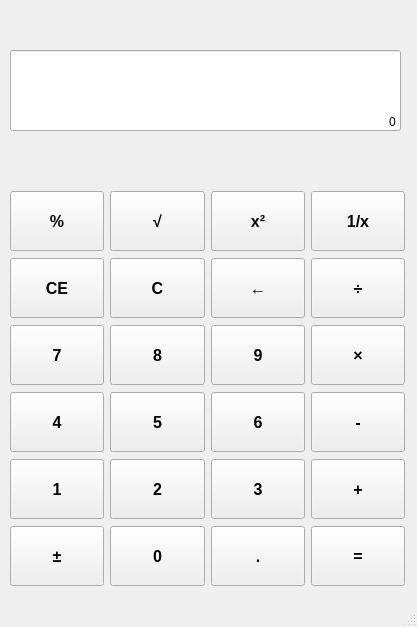
<?xml version="1.0" encoding="UTF-8"?>
<ui version="4.0">
 <class>MainWindow</class>
 <widget class="QMainWindow" name="MainWindow">
  <property name="geometry">
   <rect>
    <x>0</x>
    <y>0</y>
    <width>417</width>
    <height>627</height>
   </rect>
  </property>
  <property name="minimumSize">
   <size>
    <width>417</width>
    <height>627</height>
   </size>
  </property>
  <property name="maximumSize">
   <size>
    <width>1024</width>
    <height>768</height>
   </size>
  </property>
  <property name="windowTitle">
   <string>계산기</string>
  </property>
  <widget class="QWidget" name="centralwidget">
   <widget class="QWidget" name="layoutWidget">
    <property name="geometry">
     <rect>
      <x>10</x>
      <y>190</y>
      <width>395</width>
      <height>397</height>
     </rect>
    </property>
    <layout class="QGridLayout" name="gridLayout">
     <item row="0" column="0">
      <widget class="QPushButton" name="pushButton_percent">
       <property name="minimumSize">
        <size>
         <width>0</width>
         <height>60</height>
        </size>
       </property>
       <property name="baseSize">
        <size>
         <width>30</width>
         <height>60</height>
        </size>
       </property>
       <property name="font">
        <font>
         <family>Arial</family>
         <pointsize>12</pointsize>
         <weight>75</weight>
         <bold>true</bold>
        </font>
       </property>
       <property name="text">
        <string>%</string>
       </property>
      </widget>
     </item>
     <item row="0" column="1">
      <widget class="QPushButton" name="pushButton_sqrt">
       <property name="minimumSize">
        <size>
         <width>0</width>
         <height>60</height>
        </size>
       </property>
       <property name="baseSize">
        <size>
         <width>30</width>
         <height>60</height>
        </size>
       </property>
       <property name="font">
        <font>
         <family>Arial</family>
         <pointsize>12</pointsize>
         <weight>75</weight>
         <bold>true</bold>
        </font>
       </property>
       <property name="text">
        <string>√</string>
       </property>
      </widget>
     </item>
     <item row="0" column="2">
      <widget class="QPushButton" name="pushButton_pow">
       <property name="minimumSize">
        <size>
         <width>0</width>
         <height>60</height>
        </size>
       </property>
       <property name="baseSize">
        <size>
         <width>30</width>
         <height>60</height>
        </size>
       </property>
       <property name="font">
        <font>
         <family>Arial</family>
         <pointsize>12</pointsize>
         <weight>75</weight>
         <bold>true</bold>
        </font>
       </property>
       <property name="text">
        <string>x²</string>
       </property>
      </widget>
     </item>
     <item row="0" column="3">
      <widget class="QPushButton" name="pushButton_inverse">
       <property name="minimumSize">
        <size>
         <width>0</width>
         <height>60</height>
        </size>
       </property>
       <property name="baseSize">
        <size>
         <width>30</width>
         <height>60</height>
        </size>
       </property>
       <property name="font">
        <font>
         <family>Arial</family>
         <pointsize>12</pointsize>
         <weight>75</weight>
         <bold>true</bold>
        </font>
       </property>
       <property name="text">
        <string>1/x</string>
       </property>
      </widget>
     </item>
     <item row="1" column="0">
      <widget class="QPushButton" name="pushButton_clearEntry">
       <property name="minimumSize">
        <size>
         <width>0</width>
         <height>60</height>
        </size>
       </property>
       <property name="baseSize">
        <size>
         <width>30</width>
         <height>60</height>
        </size>
       </property>
       <property name="font">
        <font>
         <family>Arial</family>
         <pointsize>12</pointsize>
         <weight>75</weight>
         <bold>true</bold>
        </font>
       </property>
       <property name="text">
        <string>CE</string>
       </property>
      </widget>
     </item>
     <item row="1" column="1">
      <widget class="QPushButton" name="pushButton_clear">
       <property name="minimumSize">
        <size>
         <width>0</width>
         <height>60</height>
        </size>
       </property>
       <property name="baseSize">
        <size>
         <width>30</width>
         <height>60</height>
        </size>
       </property>
       <property name="font">
        <font>
         <family>Arial</family>
         <pointsize>12</pointsize>
         <weight>75</weight>
         <bold>true</bold>
        </font>
       </property>
       <property name="text">
        <string>C</string>
       </property>
      </widget>
     </item>
     <item row="1" column="2">
      <widget class="QPushButton" name="pushButton_delete">
       <property name="minimumSize">
        <size>
         <width>0</width>
         <height>60</height>
        </size>
       </property>
       <property name="baseSize">
        <size>
         <width>30</width>
         <height>60</height>
        </size>
       </property>
       <property name="font">
        <font>
         <family>Arial</family>
         <pointsize>12</pointsize>
         <weight>75</weight>
         <bold>true</bold>
        </font>
       </property>
       <property name="text">
        <string>←</string>
       </property>
      </widget>
     </item>
     <item row="1" column="3">
      <widget class="QPushButton" name="pushButton_div">
       <property name="minimumSize">
        <size>
         <width>0</width>
         <height>60</height>
        </size>
       </property>
       <property name="baseSize">
        <size>
         <width>30</width>
         <height>60</height>
        </size>
       </property>
       <property name="font">
        <font>
         <family>Arial</family>
         <pointsize>12</pointsize>
         <weight>75</weight>
         <bold>true</bold>
        </font>
       </property>
       <property name="text">
        <string>÷</string>
       </property>
      </widget>
     </item>
     <item row="2" column="0">
      <widget class="QPushButton" name="pushButton_num7">
       <property name="minimumSize">
        <size>
         <width>0</width>
         <height>60</height>
        </size>
       </property>
       <property name="baseSize">
        <size>
         <width>30</width>
         <height>60</height>
        </size>
       </property>
       <property name="font">
        <font>
         <family>Arial</family>
         <pointsize>12</pointsize>
         <weight>75</weight>
         <bold>true</bold>
        </font>
       </property>
       <property name="text">
        <string>7</string>
       </property>
      </widget>
     </item>
     <item row="2" column="1">
      <widget class="QPushButton" name="pushButton_num8">
       <property name="minimumSize">
        <size>
         <width>0</width>
         <height>60</height>
        </size>
       </property>
       <property name="baseSize">
        <size>
         <width>30</width>
         <height>60</height>
        </size>
       </property>
       <property name="font">
        <font>
         <family>Arial</family>
         <pointsize>12</pointsize>
         <weight>75</weight>
         <bold>true</bold>
        </font>
       </property>
       <property name="text">
        <string>8</string>
       </property>
      </widget>
     </item>
     <item row="2" column="2">
      <widget class="QPushButton" name="pushButton_num9">
       <property name="minimumSize">
        <size>
         <width>0</width>
         <height>60</height>
        </size>
       </property>
       <property name="baseSize">
        <size>
         <width>30</width>
         <height>60</height>
        </size>
       </property>
       <property name="font">
        <font>
         <family>Arial</family>
         <pointsize>12</pointsize>
         <weight>75</weight>
         <bold>true</bold>
        </font>
       </property>
       <property name="text">
        <string>9</string>
       </property>
      </widget>
     </item>
     <item row="2" column="3">
      <widget class="QPushButton" name="pushButton_mul">
       <property name="minimumSize">
        <size>
         <width>0</width>
         <height>60</height>
        </size>
       </property>
       <property name="baseSize">
        <size>
         <width>30</width>
         <height>60</height>
        </size>
       </property>
       <property name="font">
        <font>
         <family>Arial</family>
         <pointsize>12</pointsize>
         <weight>75</weight>
         <bold>true</bold>
        </font>
       </property>
       <property name="text">
        <string>×</string>
       </property>
      </widget>
     </item>
     <item row="3" column="0">
      <widget class="QPushButton" name="pushButton_num4">
       <property name="minimumSize">
        <size>
         <width>0</width>
         <height>60</height>
        </size>
       </property>
       <property name="baseSize">
        <size>
         <width>30</width>
         <height>60</height>
        </size>
       </property>
       <property name="font">
        <font>
         <family>Arial</family>
         <pointsize>12</pointsize>
         <weight>75</weight>
         <bold>true</bold>
        </font>
       </property>
       <property name="text">
        <string>4</string>
       </property>
      </widget>
     </item>
     <item row="3" column="1">
      <widget class="QPushButton" name="pushButton_num5">
       <property name="minimumSize">
        <size>
         <width>0</width>
         <height>60</height>
        </size>
       </property>
       <property name="baseSize">
        <size>
         <width>30</width>
         <height>60</height>
        </size>
       </property>
       <property name="font">
        <font>
         <family>Arial</family>
         <pointsize>12</pointsize>
         <weight>75</weight>
         <bold>true</bold>
        </font>
       </property>
       <property name="text">
        <string>5</string>
       </property>
      </widget>
     </item>
     <item row="3" column="2">
      <widget class="QPushButton" name="pushButton_num6">
       <property name="minimumSize">
        <size>
         <width>0</width>
         <height>60</height>
        </size>
       </property>
       <property name="baseSize">
        <size>
         <width>30</width>
         <height>60</height>
        </size>
       </property>
       <property name="font">
        <font>
         <family>Arial</family>
         <pointsize>12</pointsize>
         <weight>75</weight>
         <bold>true</bold>
        </font>
       </property>
       <property name="text">
        <string>6</string>
       </property>
      </widget>
     </item>
     <item row="3" column="3">
      <widget class="QPushButton" name="pushButton_sub">
       <property name="minimumSize">
        <size>
         <width>0</width>
         <height>60</height>
        </size>
       </property>
       <property name="baseSize">
        <size>
         <width>30</width>
         <height>60</height>
        </size>
       </property>
       <property name="font">
        <font>
         <family>Arial</family>
         <pointsize>12</pointsize>
         <weight>75</weight>
         <bold>true</bold>
        </font>
       </property>
       <property name="text">
        <string>-</string>
       </property>
      </widget>
     </item>
     <item row="4" column="0">
      <widget class="QPushButton" name="pushButton_num1">
       <property name="minimumSize">
        <size>
         <width>0</width>
         <height>60</height>
        </size>
       </property>
       <property name="baseSize">
        <size>
         <width>30</width>
         <height>60</height>
        </size>
       </property>
       <property name="font">
        <font>
         <family>Arial</family>
         <pointsize>12</pointsize>
         <weight>75</weight>
         <bold>true</bold>
        </font>
       </property>
       <property name="text">
        <string>1</string>
       </property>
      </widget>
     </item>
     <item row="4" column="1">
      <widget class="QPushButton" name="pushButton_num2">
       <property name="minimumSize">
        <size>
         <width>0</width>
         <height>60</height>
        </size>
       </property>
       <property name="baseSize">
        <size>
         <width>30</width>
         <height>60</height>
        </size>
       </property>
       <property name="font">
        <font>
         <family>Arial</family>
         <pointsize>12</pointsize>
         <weight>75</weight>
         <bold>true</bold>
        </font>
       </property>
       <property name="text">
        <string>2</string>
       </property>
      </widget>
     </item>
     <item row="4" column="2">
      <widget class="QPushButton" name="pushButton_num3">
       <property name="minimumSize">
        <size>
         <width>0</width>
         <height>60</height>
        </size>
       </property>
       <property name="baseSize">
        <size>
         <width>30</width>
         <height>60</height>
        </size>
       </property>
       <property name="font">
        <font>
         <family>Arial</family>
         <pointsize>12</pointsize>
         <weight>75</weight>
         <bold>true</bold>
        </font>
       </property>
       <property name="text">
        <string>3</string>
       </property>
      </widget>
     </item>
     <item row="4" column="3">
      <widget class="QPushButton" name="pushButton_add">
       <property name="minimumSize">
        <size>
         <width>0</width>
         <height>60</height>
        </size>
       </property>
       <property name="baseSize">
        <size>
         <width>30</width>
         <height>60</height>
        </size>
       </property>
       <property name="font">
        <font>
         <family>Arial</family>
         <pointsize>12</pointsize>
         <weight>75</weight>
         <bold>true</bold>
        </font>
       </property>
       <property name="text">
        <string>+</string>
       </property>
      </widget>
     </item>
     <item row="5" column="0">
      <widget class="QPushButton" name="pushButton_plusminus">
       <property name="minimumSize">
        <size>
         <width>0</width>
         <height>60</height>
        </size>
       </property>
       <property name="baseSize">
        <size>
         <width>30</width>
         <height>60</height>
        </size>
       </property>
       <property name="font">
        <font>
         <family>Arial</family>
         <pointsize>12</pointsize>
         <weight>75</weight>
         <bold>true</bold>
        </font>
       </property>
       <property name="text">
        <string>±</string>
       </property>
      </widget>
     </item>
     <item row="5" column="1">
      <widget class="QPushButton" name="pushButton_num0">
       <property name="minimumSize">
        <size>
         <width>0</width>
         <height>60</height>
        </size>
       </property>
       <property name="baseSize">
        <size>
         <width>30</width>
         <height>60</height>
        </size>
       </property>
       <property name="font">
        <font>
         <family>Arial</family>
         <pointsize>12</pointsize>
         <weight>75</weight>
         <bold>true</bold>
        </font>
       </property>
       <property name="text">
        <string>0</string>
       </property>
      </widget>
     </item>
     <item row="5" column="2">
      <widget class="QPushButton" name="pushButton_dot">
       <property name="minimumSize">
        <size>
         <width>0</width>
         <height>60</height>
        </size>
       </property>
       <property name="baseSize">
        <size>
         <width>30</width>
         <height>60</height>
        </size>
       </property>
       <property name="font">
        <font>
         <family>Arial</family>
         <pointsize>12</pointsize>
         <weight>75</weight>
         <bold>true</bold>
        </font>
       </property>
       <property name="text">
        <string>.</string>
       </property>
      </widget>
     </item>
     <item row="5" column="3">
      <widget class="QPushButton" name="pushButton_equal">
       <property name="minimumSize">
        <size>
         <width>0</width>
         <height>60</height>
        </size>
       </property>
       <property name="baseSize">
        <size>
         <width>30</width>
         <height>60</height>
        </size>
       </property>
       <property name="font">
        <font>
         <family>Arial</family>
         <pointsize>12</pointsize>
         <weight>75</weight>
         <bold>true</bold>
        </font>
       </property>
       <property name="text">
        <string>=</string>
       </property>
      </widget>
     </item>
    </layout>
   </widget>
   <widget class="QLineEdit" name="lineEdit_display">
    <property name="geometry">
     <rect>
      <x>10</x>
      <y>50</y>
      <width>391</width>
      <height>81</height>
     </rect>
    </property>
    <property name="styleSheet">
     <string notr="true">font: 75 26pt &quot;Magneto&quot;;</string>
    </property>
    <property name="text">
     <string>0</string>
    </property>
    <property name="alignment">
     <set>Qt::AlignBottom|Qt::AlignRight|Qt::AlignTrailing</set>
    </property>
   </widget>
  </widget>
  <widget class="QStatusBar" name="statusbar"/>
 </widget>
 <resources/>
 <connections/>
</ui>
